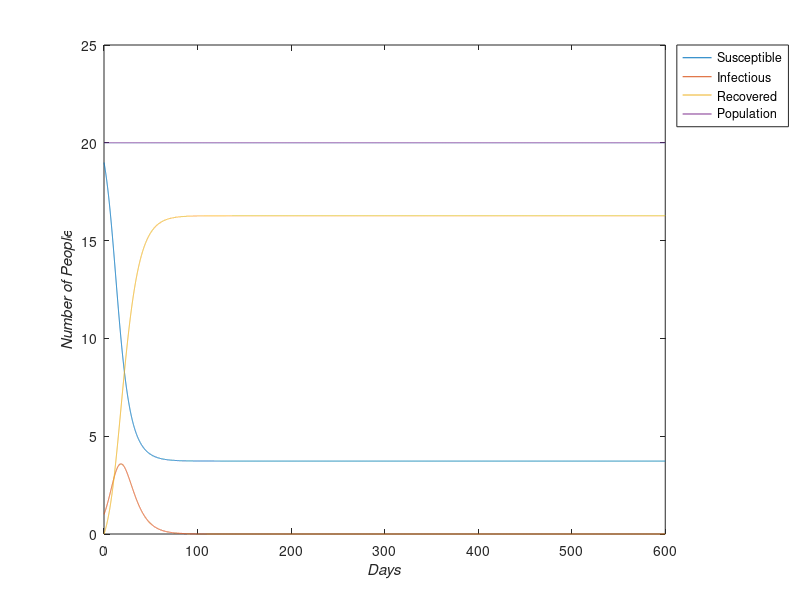

The MATLAB script that drew this image:
%%
b = 1/7; % recovery rate
a = 2*b; % Reproduction number times b
N = 20; % Initial number of people in population
I = 1; % Initial number of infectious people
R = 0; % Initial number of recovered people

S = N-I-R; % Initial number of susceptible people
tmax = 600; % Number of days to run simulation
dt = 1/24; % One hour (24 hours in one day)
clockmax = tmax/dt; % Total number of hours to run simulation 

tsave = zeros(clockmax,1);
Ssave = zeros(clockmax,1);
Isave = zeros(clockmax,1);
Rsave = zeros(clockmax,1);
Nsave = zeros(clockmax,1);
for clock = 1:clockmax
    t = clock*dt;
    first_term = a*S*(I/N);
    second_term = b*I;
    S = ((-1)*first_term)*dt + S;
    I = (first_term-second_term)*dt+I;
    R = (second_term)*dt + R;
    N = S+I+R;
    tsave(clock) = t;
    Ssave(clock) = S;
    Isave(clock) = I;
    Rsave(clock) = R;
    Nsave(clock) = N;
end

plot(tsave,Ssave,tsave,Isave,tsave, Rsave, tsave, Nsave)
legend('Susceptible','Infectious','Recovered',  'Population','Location','northeastoutside')
xlabel('\it{Days}')
ylabel('\it{Number of People}')
